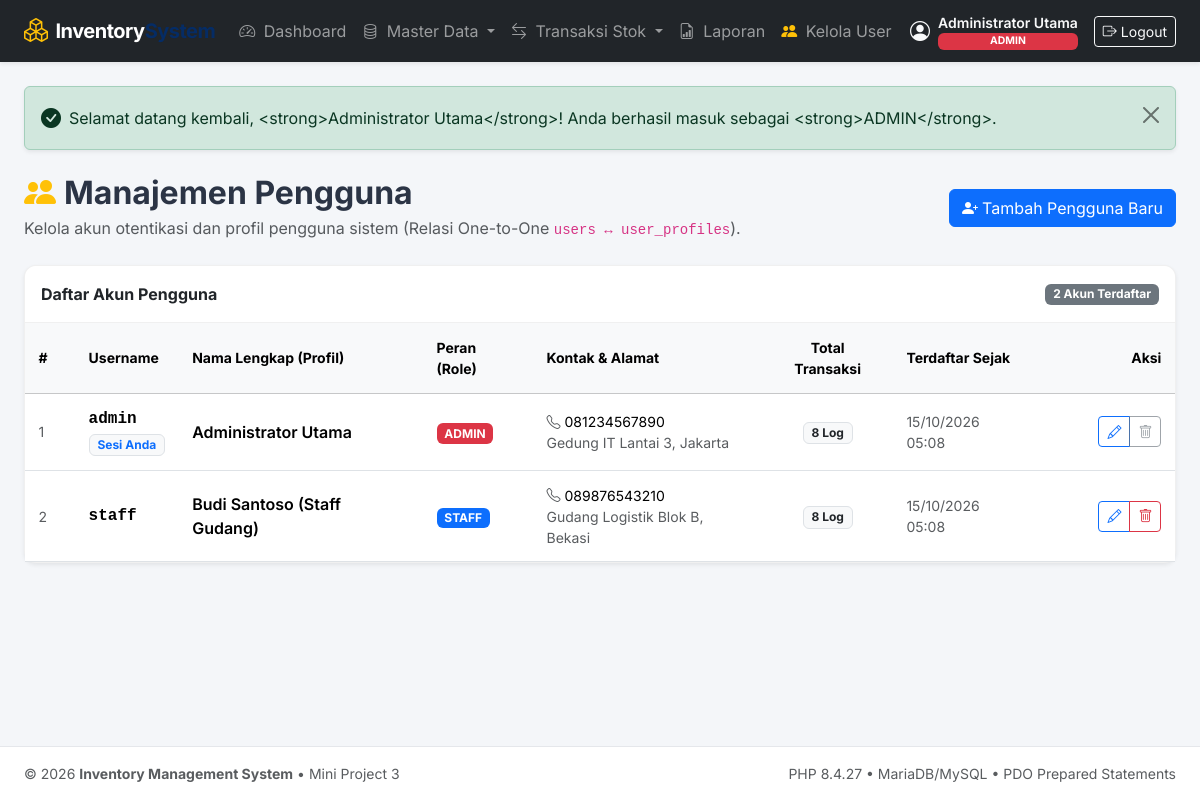
Screenshot of /users/index.php (signed in) with the database file from the repository.
### tables this page shows
CREATE TABLE `users` (
    `id` INT AUTO_INCREMENT PRIMARY KEY,
    `username` VARCHAR(50) NOT NULL UNIQUE,
    `password_hash` VARCHAR(255) NOT NULL,
    `role` ENUM('admin', 'staff') NOT NULL DEFAULT 'staff',
    `created_at` TIMESTAMP DEFAULT CURRENT_TIMESTAMP
);

### helpers/escape.php (called while the page is built, shortened)
<?php
if (!function_exists('e')) {
    function e($string): string
    {
        return htmlspecialchars((string)($string ?? ''), ENT_QUOTES, 'UTF-8');
    }
}
if (!function_exists('format_datetime')) {
    function format_datetime(?string $datetime): string
    {
        $time = strtotime($datetime);
        return date('d/m/Y H:i', $time);
    }
}

### helpers/auth.php (called while the page is built, shortened)
<?php
require_once __DIR__ . '/escape.php';
function is_logged_in(): bool
{
    return isset($_SESSION['user']) && !empty($_SESSION['user']['id']);
}
function current_user(): ?array
{
    return is_logged_in() ? $_SESSION['user'] : null;
}

### public/users/index.php (the view, shortened to what this page needs)
<?php
require_once __DIR__ . '/../../config/database.php';
require_once __DIR__ . '/../../helpers/escape.php';
require_once __DIR__ . '/../../helpers/auth.php';
require_once __DIR__ . '/../../helpers/flash.php';
$stmt = $pdo->query("
    SELECT
        u.id, u.username, u.role, u.created_at,
        p.full_name, p.phone, p.address,
        (SELECT COUNT(*) FROM stock_movements sm WHERE sm.user_id = u.id) AS total_transactions
    FROM users u
    LEFT JOIN user_profiles p ON p.user_id = u.id
    ORDER BY u.id ASC
");
$users = $stmt->fetchAll();
require __DIR__ . '/../../views/header.php';
?>
<div class="d-flex flex-column flex-md-row justify-content-between align-items-md-center mb-4 gap-2">
    <div>
        <h2 class="fw-bold mb-1"><i class="bi bi-people-fill text-warning me-2"></i>Manajemen Pengguna</h2>
        <p class="text-muted mb-0">Kelola akun otentikasi dan profil pengguna sistem (Relasi One-to-One <code>users &harr; user_profiles</code>).</p>
    </div>
    <a href="create.php" class="btn btn-primary d-flex align-items-center">
        <i class="bi bi-person-plus-fill me-1"></i> Tambah Pengguna Baru
    </a>
</div>
<div class="card shadow-sm">
    <div class="card-header bg-white py-3 d-flex justify-content-between align-items-center">
        <span class="fw-bold">Daftar Akun Pengguna</span>
        <span class="badge bg-secondary"><?= count($users) ?> Akun Terdaftar</span>
    </div>
    <div class="card-body p-0">
        <div class="table-responsive">
            <table class="table table-hover align-middle mb-0">
                <thead class="table-light small">
                    <tr>
                        <th style="width: 50px;">#</th>
                        <th>Username</th>
                        <th>Nama Lengkap (Profil)</th>
                        <th>Peran (Role)</th>
                        <th>Kontak & Alamat</th>
                        <th class="text-center">Total Transaksi</th>
                        <th>Terdaftar Sejak</th>
                        <th class="text-end" style="width: 140px;">Aksi</th>
                    </tr>
                </thead>
                <tbody>
                    <?php foreach ($users as $idx => $u): ?>
                    <tr>
                        <td class="text-muted small"><?= $idx + 1 ?></td>
                        <td>
                            <div class="fw-bold font-monospace"><?= e($u['username']) ?></div>
                            <?php if ($u['id'] === current_user()['id']): ?>
                                <span class="badge bg-light text-primary border">Sesi Anda</span>
                            <?php endif; ?>
                        </td>
                        <td>
                            <div class="fw-semibold"><?= e($u['full_name'] ?: '-') ?></div>
                        </td>
                        <td>
                            <span class="badge <?= $u['role'] === 'admin' ? 'bg-danger' : 'bg-primary' ?> text-uppercase">
                                <?= e($u['role']) ?>
                            </span>
                        </td>
                        <td class="small">
                            <div><i class="bi bi-telephone text-muted me-1"></i><?= e($u['phone'] ?: '-') ?></div>
                            <div class="text-muted"><?= e($u['address'] ?: '-') ?></div>
                        </td>
                        <td class="text-center">
                            <span class="badge bg-light text-dark border">
                                <?= number_format($u['total_transactions']) ?> Log
                            </span>
                        </td>
                        <td class="small text-muted"><?= format_datetime($u['created_at']) ?></td>
                        <td class="text-end">
                            <div class="btn-group btn-group-sm">
                                <a href="edit.php?id=<?= $u['id'] ?>" class="btn btn-outline-primary" title="Edit Akun">
                                    <i class="bi bi-pencil"></i>
                                </a>
                                <?php if ($u['id'] !== current_user()['id']): ?>
                                <a href="delete.php?id=<?= $u['id'] ?>" class="btn btn-outline-danger" title="Hapus Akun" onclick="return confirm('Apakah Anda yakin ingin menghapus akun ini?');">
                                    <i class="bi bi-trash"></i>
                                </a>
                                <?php else: ?>
                                <button class="btn btn-outline-secondary" disabled title="Tidak bisa menghapus akun sendiri">
                                    <i class="bi bi-trash"></i>
                                </button>
                                <?php endif; ?>
                            </div>
                        </td>
                    </tr>
                    <?php endforeach; ?>
                </tbody>
            </table>
        </div>
    </div>
</div>
<?php require __DIR__ . '/../../views/footer.php'; ?>

### views/header.php (style rules this page uses)
body { font-family: 'Inter', -apple-system, BlinkMacSystemFont, "Segoe UI", Roboto, sans-serif; background-color: #f4f6f9; color: #2b3445; min-height: 100vh; display: flex; flex-direction: column; }
.card { border: 1px solid rgba(0,0,0,0.06); border-radius: 0.75rem; box-shadow: 0 0.125rem 0.25rem rgba(0,0,0,0.04); }
.card-header { background-color: #ffffff; border-bottom: 1px solid rgba(0,0,0,0.06); font-weight: 600; border-top-left-radius: 0.75rem !important; border-top-right-radius: 0.75rem !important; }
.table > :not(caption) > * > * { padding: 0.85rem 0.85rem; vertical-align: middle; }

### rows the page displays
users: username "admin", shows "Sesi Anda", full_name "Administrator Utama", role "ADMIN", phone "081234567890", address "Gedung IT Lantai 3, Jakarta", total_transactions "8", created_at "15/10/2026 05:08"
users: username "staff", full_name "Budi Santoso (Staff Gudang)", role "STAFF", phone "089876543210", address "Gudang Logistik Blok B, Bekasi", total_transactions "8", created_at "15/10/2026 05:08"

### other values shown
$user['full_name'] "Administrator Utama"
$role "ADMIN"
$msg['message'] "Selamat datang kembali, <strong>Administrator Utama</strong>! Anda berhasil masuk sebagai <strong>ADMIN</strong>."
count($users) "2"
PHP_VERSION "8.4.27"
